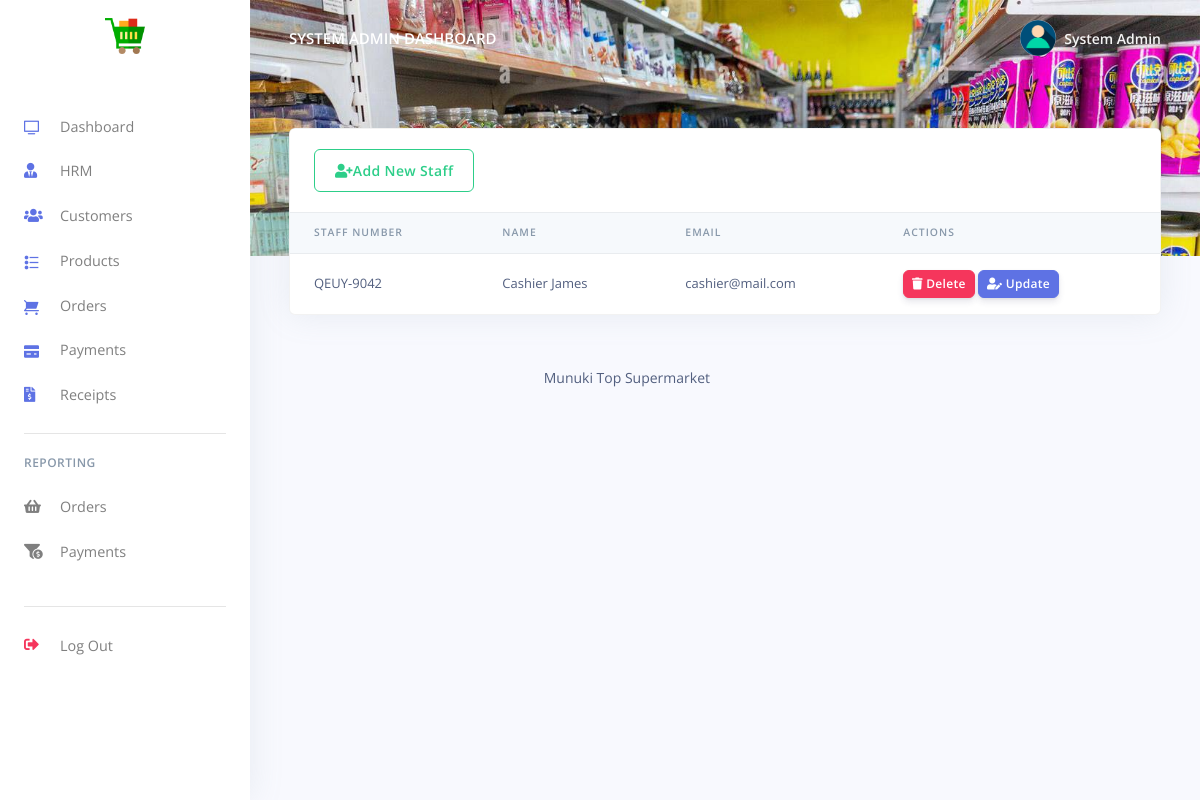
The page /admin/hrm.php (signed in) on the database its author committed.
### tables this page shows
CREATE TABLE `sms_admin` (
  `admin_id` varchar(200) NOT NULL,
  `admin_name` varchar(200) NOT NULL,
  `admin_email` varchar(200) NOT NULL,
  `admin_password` varchar(200) NOT NULL
);

CREATE TABLE `sms_staff` (
  `staff_id` int(20) NOT NULL,
  `staff_name` varchar(200) NOT NULL,
  `staff_number` varchar(200) NOT NULL,
  `staff_email` varchar(200) NOT NULL,
  `staff_password` varchar(200) NOT NULL,
  `created_at` timestamp(6) NOT NULL DEFAULT current_timestamp(6) ON UPDATE current_timestamp(6)
);

### admin/hrm.php (the view, shortened to what this page needs)
<?php
include('config/config.php');
require_once('partials/_head.php');
?>
<body>
  <?php
  require_once('partials/_sidebar.php');
  ?>
  <div class="main-content">
    <?php
    require_once('partials/_topnav.php');
    ?>
    <div class="container-fluid mt--8">
      <div class="row">
        <div class="col">
          <div class="card shadow">
            <div class="card-header border-0">
              <a href="add_staff.php" class="btn btn-outline-success"><i class="fas fa-user-plus"></i>Add New Staff</a>
            </div>
            <div class="table-responsive">
              <table class="table align-items-center table-flush">
                <thead class="thead-light">
                  <tr>
                    <th scope="col">Staff Number</th>
                    <th scope="col">Name</th>
                    <th scope="col">Email</th>
                    <th scope="col">Actions</th>
                  </tr>
                </thead>
                <tbody>
                  <?php
                  $ret = "SELECT * FROM  sms_staff ";
                  $stmt = $mysqli->prepare($ret);
                  $stmt->execute();
                  $res = $stmt->get_result();
                  while ($staff = $res->fetch_object()) {
                  ?>
                    <tr>
                      <td><?php echo $staff->staff_number; ?></td>
                      <td><?php echo $staff->staff_name; ?></td>
                      <td><?php echo $staff->staff_email; ?></td>
                      <td>
                        <a href="hrm.php?delete=<?php echo $staff->staff_id; ?>">
                          <button class="btn btn-sm btn-danger">
                            <i class="fas fa-trash"></i>
                            Delete
                          </button>
                        </a>
                        <a href="update_staff.php?update=<?php echo $staff->staff_id; ?>">
                          <button class="btn btn-sm btn-primary">
                            <i class="fas fa-user-edit"></i>
                            Update
                          </button>
                        </a>
                      </td>
                    </tr>
                  <?php } ?>
                </tbody>
              </table>
            </div>
          </div>
        </div>
      </div>
      <?php
      require_once('partials/_footer.php');
      ?>
    </div>
  </div>
</body>
</html>

### admin/partials/_sidebar.php (shortened to what this page needs)
<?php
$admin_id = $_SESSION['admin_id'];
$ret = "SELECT * FROM  sms_admin  WHERE admin_id = '$admin_id'";
$stmt = $mysqli->prepare($ret);
$stmt->execute();
$res = $stmt->get_result();
while ($admin = $res->fetch_object()) {
?>
  <nav class="navbar navbar-vertical fixed-left navbar-expand-md navbar-light bg-white" id="sidenav-main">
    <div class="container-fluid">
      <a class="navbar-brand pt-0" href="dashboard.php">
        <img src="assets/img/brand/shopping-cart.png" class="navbar-brand-img" alt="...">
      </a>
      <div class="collapse navbar-collapse" id="sidenav-collapse-main">
        <ul class="navbar-nav">
          <li class="nav-item">
            <a class="nav-link" href="dashboard.php">
              <i class="ni ni-tv-2 text-primary"></i> Dashboard
            </a>
          </li>
          <li class="nav-item">
            <a class="nav-link" href="hrm.php">
              <i class="fas fa-user-tie text-primary"></i> HRM
            </a>
          </li>
          <li class="nav-item">
            <a class="nav-link" href="customes.php">
              <i class="fas fa-users text-primary"></i> Customers
            </a>
          </li>
          <li class="nav-item">
            <a class="nav-link" href="products.php">
              <i class="ni ni-bullet-list-67 text-primary"></i>Products
            </a>
          </li>
          <li class="nav-item">
            <a class="nav-link" href="orders.php">
              <i class="ni ni-cart text-primary"></i> Orders
            </a>
          </li>
          <li class="nav-item">
            <a class="nav-link" href="payments.php">
              <i class="ni ni-credit-card text-primary"></i> Payments
            </a>
          </li>
          <li class="nav-item">
            <a class="nav-link" href="receipts.php">
              <i class="fas fa-file-invoice-dollar text-primary"></i> Receipts
            </a>
          </li>
        </ul>
        <hr class="my-3">
        <h6 class="navbar-heading text-muted">Reporting</h6>
        <ul class="navbar-nav mb-md-3">
          <li class="nav-item">
            <a class="nav-link" href="orders_reports.php">
              <i class="fas fa-shopping-basket"></i> Orders
            </a>
          </li>
          <li class="nav-item">
            <a class="nav-link" href="payments_reports.php">
              <i class="fas fa-funnel-dollar"></i> Payments
            </a>
          </li>
        </ul>
        <hr class="my-3">
        <ul class="navbar-nav mb-md-3">
          <li class="nav-item">
            <a class="nav-link" href="logout.php">
              <i class="fas fa-sign-out-alt text-danger"></i> Log Out
            </a>
          </li>
        </ul>
      </div>
    </div>
  </nav>
<?php } ?>

### admin/partials/_topnav.php (shortened to what this page needs)
<?php
$admin_id = $_SESSION['admin_id'];
$ret = "SELECT * FROM  sms_admin  WHERE admin_id = '$admin_id'";
$stmt = $mysqli->prepare($ret);
$stmt->execute();
$res = $stmt->get_result();
while ($admin = $res->fetch_object()) {
?>
    <nav class="navbar navbar-top navbar-expand-md navbar-dark" id="navbar-main">
        <div class="container-fluid">
            <a class="h4 mb-0 text-white text-uppercase d-none d-lg-inline-block" href="dashboard.php"><?php echo $admin->admin_name; ?> Dashboard</a>
            <ul class="navbar-nav align-items-center d-none d-md-flex">
                <li class="nav-item dropdown">
                    <a class="nav-link pr-0" href="#" role="button" data-toggle="dropdown" aria-haspopup="true" aria-expanded="false">
                        <div class="media align-items-center">
                            <span class="avatar avatar-sm rounded-circle">
                                <img alt="Image placeholder" src="assets/img/theme/user-a-min.png">
                            </span>
                            <div class="media-body ml-2 d-none d-lg-block">
                                <span class="mb-0 text-sm  font-weight-bold"><?php echo $admin->admin_name; ?></span>
                            </div>
                        </div>
                    </a>
                </li>
            </ul>
        </div>
    </nav>
<?php } ?>

### rows shown on the page
sms_admin: admin_name "SYSTEM ADMIN", admin_name "System Admin"
sms_staff: staff_number "QEUY-9042", staff_name "Cashier James", staff_email "cashier@mail.com"
